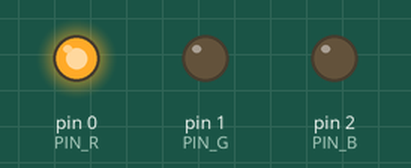
Recording of a sketch running on a simulated Arduino Uno, built with avr-gcc and run on an emulated ATmega328P. Parts: output pins drawn as LEDs (lit = HIGH). Random numbers use the default seed unless the sketch sets one.

Above: at 0.2 s.
At 23.9 s:
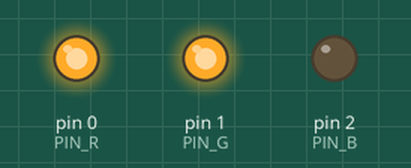
Timing chart, 0 to 40.0 s (numbered marks = the images above):
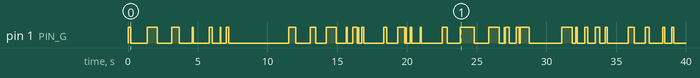

The sketch:

sketch.ino
```cpp
#define PIN_R 0
#define PIN_B 2
#define PIN_G 1


void setup() {

  pinMode(PIN_R, OUTPUT);
  pinMode(PIN_G, OUTPUT);
  pinMode(PIN_B, OUTPUT);

  analogWrite(PIN_R, 255);
  analogWrite(PIN_G, 0);
  analogWrite(PIN_B, 0);
}

void fadeVal(int pin, int startVal, int endVal, int period) {
  if (startVal < endVal) {
    for (int i = startVal; i <= endVal; i++) {
      analogWrite(pin, i);
      delay(period);
    }
  } else {
    for (int j = endVal; j <= startVal; j++) {
      analogWrite(pin, map(j, startVal, endVal, endVal, startVal));
      delay(period);
    }
  }
}

int greenValue = 255;
int blueValue = 0;
int redValue = 0;

void loop() {
  int nextGreenValue = random(0, 255);
  int nextBlueValue = random(0, 255);
  int nextRedValue = random(0, 255);
  int period = random(0, 10);
  fadeVal(PIN_G, greenValue, nextGreenValue, period);
  fadeVal(PIN_G, blueValue, nextBlueValue, period);
  fadeVal(PIN_G, redValue, nextRedValue, period);
  greenValue = nextGreenValue;
}
```

Measured:
- by itself, pin 1 (PIN_G): LOW → HIGH at 0.00 s, → LOW 0.19 s later, → HIGH 1.2 s later, → LOW 0.72 s later, … (70 changes in this stretch)
